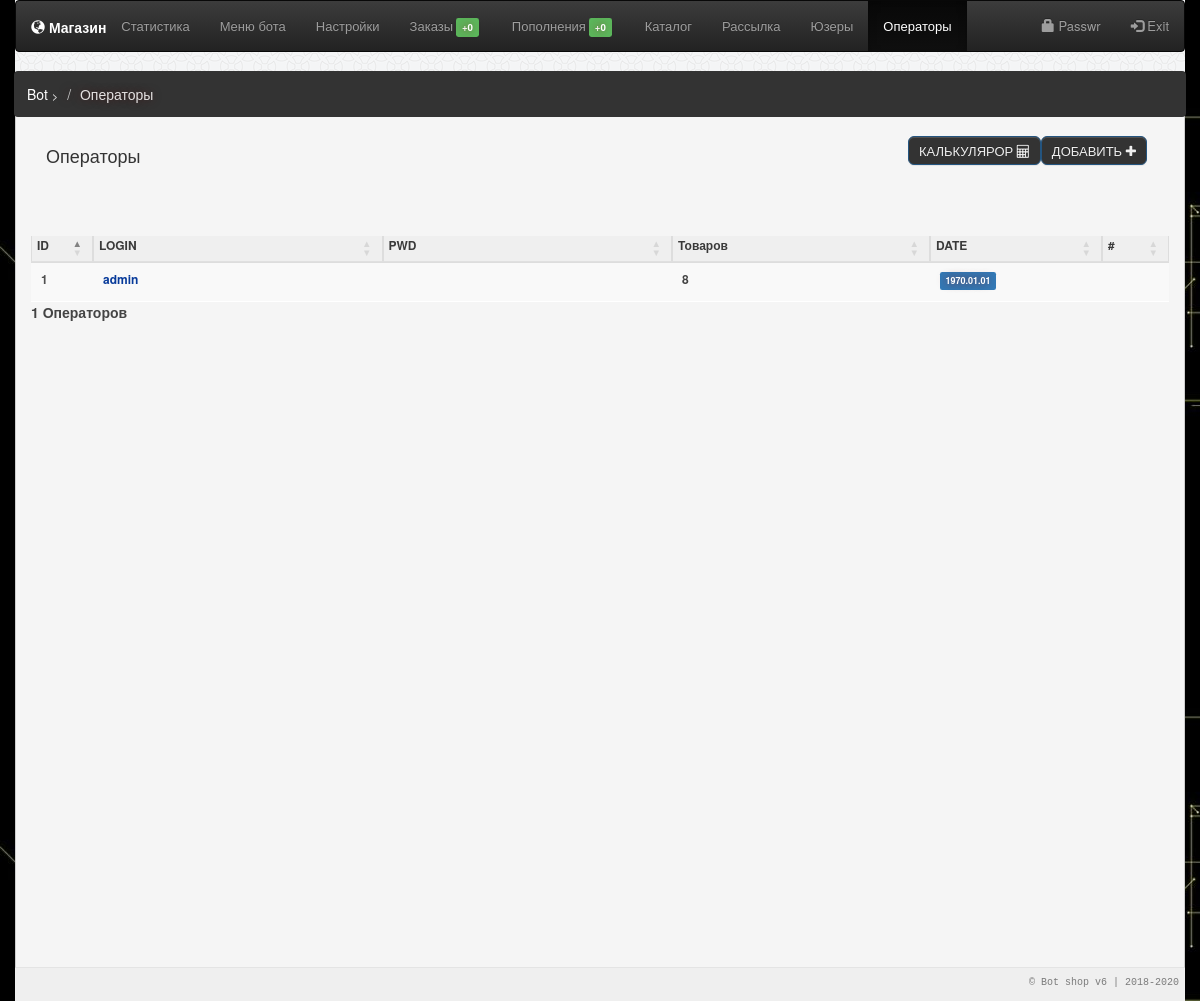
The app's page /managers/ (signed in) with its own data.
### tables this page shows
CREATE TABLE `a_menu` (
  `id` int(11) NOT NULL,
  `name` text NOT NULL,
  `alias` text NOT NULL,
  `modal` text NOT NULL,
  `sid` int(11) NOT NULL,
  `pid` text,
  `operator` int(11) NOT NULL,
  `active` int(11) NOT NULL
);

CREATE TABLE `Accounts` (
  `id` int(11) NOT NULL,
  `login` text,
  `password` text,
  `pwd_show` text NOT NULL,
  `rang` int(11) DEFAULT NULL,
  `email` text,
  `date` int(11) NOT NULL,
  `lock` int(11) NOT NULL,
  `notify` int(11) NOT NULL,
  `balance` int(11) NOT NULL
);

### www/db.php (called while the page is built, shortened)
<?php
	$rang = intval($_SESSION['rang']);
?>

### www/functions.php (called while the page is built, shortened)
<?php
	include('db.php');
	function get_title($title)
	{
		global $db;
		$s = "SELECT `name` FROM `a_menu` WHERE `alias` = '$title'";
		$r = mysqli_query($db, $s);
		$ok = mysqli_fetch_assoc($r);
		$num = mysqli_num_rows($r);
		if($num > 0){ return $ok['name']; }
	}
?>

### www/pages_x/a_managers.php (the view, shortened to what this page needs)
<link rel="stylesheet" href="//code.jquery.com/ui/1.12.1/themes/base/jquery-ui.css">
<div class="col-md-12">
<div class="col-md-8">
	<h4>Операторы</h4><br>
</div>
	<div class="col-md-4">
	<button type="button" class="btn btn-primary btn-lg btn_" data-toggle="modal" data-target="#add_manager">Добавить <i class="fa fa-plus " aria-hidden="true"></i></button>
	<button type="button" class="btn btn-primary btn-lg btn_" data-toggle="modal" data-target="#calculator_show">Калькулярор <i class="fa fa-calculator" aria-hidden="true"></i></button>
	</div>
</div>
<div class="col-md-12">
	<div class="col-md-8">
	</div><br><br>
	<table class="table table-bordered table-striped table_x">
	  <thead>
		<tr>
		  <th  scope="col" class='opt_col invisible_' style='width:16px;'>ID</th>
		  <th style='width:196px;' class='opt_col'>LOGIN</th>
		   <th style='width:196px;' class='opt_col'>PWD</th>
		  <th style='width:171px;' class='opt_col'>Товаров</th>
		   <th scope="col" class='opt_col invisible_' style='width: 103px;'>DATE</th>
		   <th class='opt_col' style='width:20px;'>#</th>
		</tr>
	  </thead>
	  <tbody id='result'>
	 <?
		$r = mysqli_query($db,"SELECT `id`,`rang`,`login`,`password`,`pwd_show`,`date` FROM `Accounts`");
		$all = mysqli_num_rows($r);
		while($ok = mysqli_fetch_assoc($r))
		{
			$date = date('Y.m.d',$ok['date']);
			$rx = mysqli_query($db,"SELECT `id` FROM `catalog` WHERE `user_id` = '".$ok['id']."'");
			$item_all = mysqli_num_rows($rx);
	 ?>
		<tr class='item_<?=$ok['id']?>'>
		  <td><label class='opt_col'><?=$ok['id'];?></label> </td>
		  <td style='color: #073a9a;'><?=$ok['login'];?></td>
		   <td ><?=$ok['pwd_show'];?></td>
		  <td><?=$item_all;?></td>
		   <td><span class="label label-primary"><?=$date;?></span></td>
		   <td><?if($ok['id'] > 1){?><i class="fa fa-trash del_user" aria-hidden="true" title='Удалить' value='<?=$ok['id'];?>'></i><?}?></td>
		</tr>
	  <?}?>
	  </tbody>
	</table>
	<div class="form-group">
		<label class='count_sub'><?=$all;?> Операторов</label>
	  </div>
</div>

### www/pages_x/header.php
<div class='container'>
<nav class="navbar navbar-inverse">
  <div class="container-fluid">
    <div class="navbar-header">
		<span class='glyphicon glyphicon-globe'></span> <b>Магазин</b>
    </div>
    <ul class="nav navbar-nav">
	<?
		if($rang == 2){ $param = " AND `operator` = '1' "; } else { $param = ''; }
		$r = mysqli_query($db,"SELECT `id`,`sid`,`name`,`alias` FROM `a_menu` WHERE `active` = '0' $param ORDER BY `sid` ASC");
		while($menu = mysqli_fetch_assoc($r))
		{
			if($act == $menu['alias']){ $sel = 'active'; } else { $sel = ''; }
			if($menu['alias'] == 'orders')
			{
				$rx = mysqli_query($db,"SELECT `id` FROM `a_zakaz` WHERE `status` = '2'");
				$news = mysqli_num_rows($rx);
				$info = '<span class="label label-success" style="margin:0 3px;color:#fff;">+'.$news.'</span>';
			}elseif($menu['alias'] == 'payments')
			{
				$rx = mysqli_query($db,"SELECT `id` FROM `payment_users` WHERE `status` = '2'");
				$all = mysqli_num_rows($rx);
				$info = '<span class="label label-success" style="margin:0 3px;color:#fff;">+'.$all.'</span>';
			}else { $info = ''; }
	?>
      <li class="<?=$sel;?>"><a href="/<?=$menu['alias'];?>/"><?=$menu['name'].$info;?></a></li>
		<?}?>
    </ul>
    <ul class="nav navbar-nav navbar-right">
      <li><a href='#' class='link_head edit_pwd' data-toggle="modal" data-target="#edit_pwd"><span class="glyphicon glyphicon-lock"></span> Passwr</a></li>
      <li><a href='/logout/' class='link_head'><span class="glyphicon glyphicon-log-in"></span> Exit</a></li>
    </ul>
  </div>
</nav>
	<div class="col-md-12 breadcrumb_" >
		<ul class="breadcrumb">
		  <li><a href="/bot/">Bot</a> <span class="divider"> > </span></li>
		  <li class="active_bread"><?=$title;?></li>
		</ul>
	</div>
<div class='row row_x'>

### www/css/style.css (style rules this page uses)
body { background:url('/img/bx.jpg') fixed; }
.container { background:#fff;min-height: 666px;padding: 0; }
.row { margin:0; }
.label { color: #717171;text-shadow: -1px 0px 8px rgba(218, 218, 218, 0.89); }
.breadcrumb { background:#333333;font-size: 14px;padding: 13px; }
.breadcrumb > li > a { color:#fff; }
.active_bread { color: #e4e1e1;text-shadow: -1px 0px 8px rgba(68, 23, 23, 0.89); }
.divider { color: #efefef;font-size: 11px; }
.table.dataTable.no-footer { border:none; }
.table.dataTable thead th { color: #3a3a3a;padding: 1px 5px 7px;border-bottom: 1px solid #e0e0e0;background: #efefef; }
.table>tbody>tr>td { word-break: break-word; }
.link_head { color:#ffffff;font-size: 11px;text-shadow: -1px 0px 8px rgba(72, 72, 72, 0.89); }
.btn { background: #407590;color:#efefef; }
.breadcrumb_ { padding:0;margin:-1px;width: 100.18%; }
.table-bordered>tbody>tr>td { border-right:none; border-bottom: 1px solid #fff; border-left: none; }
.container { background:url('/img/light.png'); }
.row_x { border: 1px #cecece solid;border-bottom: 1px #e4e4e4 solid;background: whitesmoke;min-height: 896px;padding-bottom: 29px; }
.btn_ { float: right; background:#333333; padding: 5px 10px; font-size: 13px; text-transform: uppercase; position: relative; left: -7px; }
.invisible_ { display:table-cell; }
.navbar-nav>li>a { font-size:13px; }
.navbar-header { padding-top:16px;color:#fff; }

### www/pages_x/a_managers.php (style rules this page uses)
.table-bordered>tbody>tr>td { font-weight: 600;color: #424242;font-size: 12px; }
.label { color: #ffffff;text-shadow: -1px 0px 8px rgba(138, 37, 37, 0.89); }
.count_sub { color:#444; }
.opt_col { color: #505050;font-size: 12px; }

### records on screen
a_menu: name "Статистика"
a_menu: name "Меню бота"
a_menu: name "Настройки"
a_menu: name "Заказы", news "0"
a_menu: name "Пополнения", all "0"
a_menu: name "Каталог"
a_menu: name "Рассылка"
a_menu: name "Юзеры"
a_menu: name "Операторы"
accounts: id "1", login "admin", item_all "8", date "1970.01.01"

### other values on screen
$all "1"
